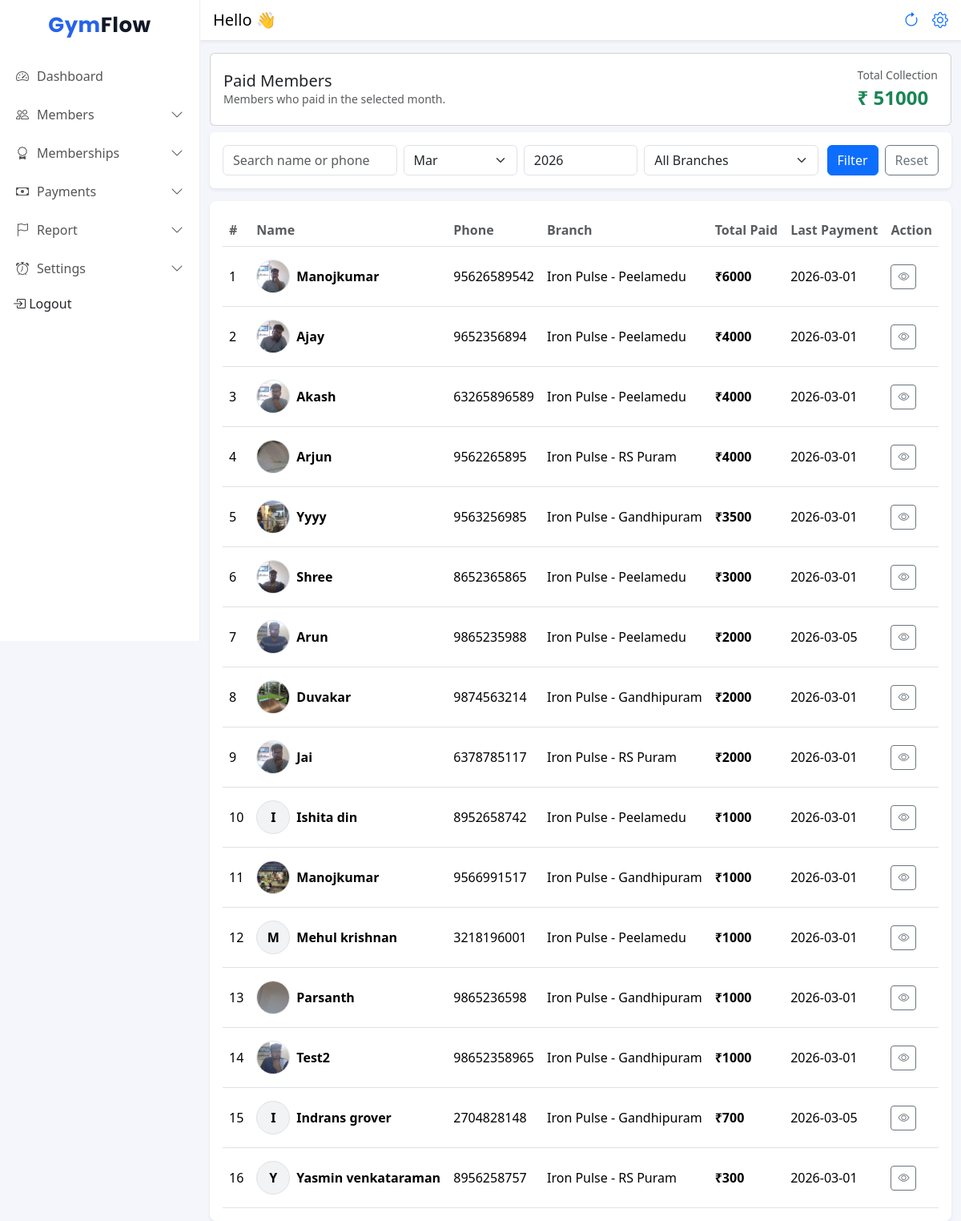
The page /paid-members/ (signed in) on the database its author committed.
### frontend/models.py (models this page shows, shortened)
class Member(models.Model):
    STATUS_CHOICES = (
        ('active', 'Active'),
        ('expiring', 'Expiring Soon'),
        ('expired', 'Expired'),
    )
    is_deleted = models.BooleanField(default=False)
    gym = models.ForeignKey(Gym, on_delete=models.CASCADE, related_name="members")
    branch = models.ForeignKey(Branch, on_delete=models.CASCADE, related_name="members")
    name = models.CharField(max_length=100)
    phone = models.CharField(max_length=15)
    join_date = models.DateField(default=date.today)
    photo = models.ImageField(upload_to="members/", blank=True, null=True)
    plan = models.ForeignKey(MembershipPlan, on_delete=models.SET_NULL, null=True, blank=True)
    start_date = models.DateField(null=True)
    expiry_date = models.DateField()
    security_deposit = models.DecimalField(max_digits=10, decimal_places=2, default=0)
    status = models.CharField(max_length=10, choices=STATUS_CHOICES, default='active')
    created_at = models.DateTimeField(auto_now_add=True)

class Branch(models.Model):
    gym = models.ForeignKey(Gym, on_delete=models.CASCADE, related_name="branches")
    name = models.CharField(max_length=100)
    address = models.TextField(blank=True)
    phone = models.CharField(max_length=15, blank=True)
    created_at = models.DateTimeField(auto_now_add=True)
    class Meta:
        unique_together = ('gym', 'name')  # same gym can't have 2 branches with same name

### frontend/views.py (the view)
# urls.py: path("paid-members/", paid_members_page, name="paid_members_page"),
@login_required
@owner_or_trainer
def paid_members_page(request):
    gym = request.user.gym
    today = date.today()
    month = int(request.GET.get("month", today.month))
    year = int(request.GET.get("year", today.year))
    q = request.GET.get("q", "").strip()
    branch_id = request.GET.get("branch", "").strip()
    payments = (
        Payment.objects
        .filter(gym=gym, payment_date__year=year, payment_date__month=month)
        .select_related("member", "member__branch")
    )
    if branch_id:
        payments = payments.filter(member__branch_id=branch_id)
    if q:
        payments = payments.filter(
            Q(member__name__icontains=q) | Q(member__phone__icontains=q)
        )
    member_totals = (
    payments
    .values("member_id")
    .annotate(
        total_paid=Coalesce(
            Sum("amount"),
            Value(0),
            output_field=DecimalField(max_digits=8, decimal_places=2)
        ),
        last_payment=Max("payment_date"),
    )
)
    total_paid_sq = Subquery(
        member_totals.filter(member_id=OuterRef("pk")).values("total_paid")[:1]
    )
    last_payment_sq = Subquery(
        member_totals.filter(member_id=OuterRef("pk")).values("last_payment")[:1]
    )
    members_qs = (
        Member.objects
        .filter(gym=gym, payments__in=payments, is_deleted=False)
        .select_related("branch", "plan")
        .distinct()
        .annotate(
            total_paid=total_paid_sq,
            last_payment=last_payment_sq,
        )
        .order_by("-total_paid", "name")
    )
    total_collection = payments.aggregate(total=Sum("amount"))["total"] or 0
    branches = Branch.objects.filter(gym=gym).order_by("name")
    context = {
        "paid_members": members_qs,   # ✅ now each item is a Member object
        "branches": branches,
        "q": q,
        "branch_id": branch_id,
        "month": month,
        "year": year,
        "total_collection": total_collection,
    }
    return render(request, "paid_members.html", context)

### frontend/templates/paid_members.html (shortened to what this page needs)
{% extends "base.html" %}
{% load static %}
{% block content %}
<div class="container-fluid">
  <div class="card mt-3">
    <div class="card-body">
      <div class="d-flex justify-content-between align-items-center">
        <div>
          <h5 class="mb-0">Paid Members</h5>
          <div class="text-muted small">
            Members who paid in the selected month.
          </div>
        </div>
        {% if request.user.role == "ADMIN" %}
        <div>
          <div class="text-muted small">Total Collection</div>
          <div class="text-success fs-4 fw-bold">
            ₹ {{ total_collection }}
          </div>
        </div>
        {% endif %}
      </div>
    </div>
  </div>
</div>
  <div class="container-fluid">
    <form method="get">
      <div class="card shadow-sm border-0 mb-3 mt-2">
        <div class="card-body">
          <div class="row g-2">
            <div class="col-12 col-md-3">
              <input class="form-control" name="q" value="{{ q }}" placeholder="Search name or phone">
            </div>
            <div class="col-6 col-md-2">
              <select class="form-select" name="month">
                <option value="3"  {% if month == 3 %}selected{% endif %}>Mar</option>
              </select>
            </div>
            <div class="col-6 col-md-2">
              <input type="number" class="form-control" name="year" value="{{ year }}" min="2020" max="2100">
            </div>
            <div class="col-12 col-md-3">
              <select class="form-select" name="branch">
                <option value="">All Branches</option>
              </select>
            </div>
            <div class="col-12 col-md-2 d-flex justify-content-end gap-2">
              <button class="btn btn-primary" type="submit">Filter</button>
              <a class="btn btn-outline-secondary" href="{% url 'paid_members_page' %}">Reset</a>
            </div>
          </div>
        </div>
      </div>
    </form>
  </div>
  <div class="container-fluid">
    <div class="card shadow-sm border-0 rounded-3">
      <div class="card-body">
        <div class="table-responsive">
          <table class="table table-hover align-middle">
            <thead>
              <tr>
                <th class="fw-semibold text-muted" >#</th>
                <th class="fw-semibold text-muted" >Name</th>
                <th class="fw-semibold text-muted" >Phone</th>
                <th class="fw-semibold text-muted" >Branch</th>
                <th class="fw-semibold text-muted" >Total Paid</th>
                <th class="fw-semibold text-muted" >Last Payment</th>
                <th class="fw-semibold text-muted" >Action</th>
              </tr>
            </thead>
            <tbody>
              {% for r in paid_members %}
              <tr>
                  <td class="py-3">{{ forloop.counter }}</td>
                  <td class="py-3">
                      <div class="d-flex align-items-center gap-2">
                          {% if r.photo %}
                              <img src="{{ r.photo.url }}"
                                   alt="{{ r.name }}"
                                   width="42"
                                   height="42"
                                   class="rounded-circle border"
                                   style="object-fit: cover;">
                          {% else %}
                              <div class="rounded-circle border d-flex align-items-center justify-content-center"
                                   style="width:42px;height:42px;background:#f1f3f5;font-weight:600;">
                                  {{ r.name|slice:":1"|upper }}
                              </div>
                          {% endif %}
                          <div class="fw-semibold">{{ r.name }}</div>
                      </div>
                  </td>
                  <td class="py-3">{{ r.phone }}</td>
                  <td class="py-3">{{ r.branch.name }}</td>
                  <td class="py-3 fw-semibold">₹{{ r.total_paid|default:0 }}</td>
                  <td class="py-3">
                      {{ r.last_payment|date:"Y-m-d" }}
                  </td>
                  <td class="py-3">
                      <button type="button"
                              class="btn btn-outline-secondary btn-sm"
                              onclick="openMemberDetails('{{ r.id }}')">
                          <i class="bi bi-eye"></i>
                      </button>
                  </td>
              </tr>
              {% empty %}
              <tr>
                  <td colspan="7" class="text-center py-4">
                      No paid members found for this month
                  </td>
              </tr>
              {% endfor %}
              </tbody>
          </table>
        </div>
      </div>
    </div>
  </div>
</div>
{% endblock %}

### frontend/static/css/dashboard.css (style rules this page uses)
body { background-color: #f5f7fb; overflow-x: hidden; }
.table { margin-bottom: 0; }

### frontend/templates/base.html (style rules this page uses)
body { background: #f4f6fb; }

### rows shown on the page
Member: photo (picture), name "Manojkumar", phone "95626589542", branch.name "Iron Pulse - Peelamedu", total_paid "6000", last_payment "2026-03-01"
Member: photo (picture), name "Ajay", phone "9652356894", branch.name "Iron Pulse - Peelamedu", total_paid "4000", last_payment "2026-03-01"
Member: photo (picture), name "Akash", phone "63265896589", branch.name "Iron Pulse - Peelamedu", total_paid "4000", last_payment "2026-03-01"
Member: photo (picture), name "Arjun", phone "9562265895", branch.name "Iron Pulse - RS Puram", total_paid "4000", last_payment "2026-03-01"
Member: photo (picture), name "Yyyy", phone "9563256985", branch.name "Iron Pulse - Gandhipuram", total_paid "3500", last_payment "2026-03-01"
Member: photo (picture), name "Shree", phone "8652365865", branch.name "Iron Pulse - Peelamedu", total_paid "3000", last_payment "2026-03-01"
Member: photo (picture), name "Arun", phone "9865235988", branch.name "Iron Pulse - Peelamedu", total_paid "2000", last_payment "2026-03-05"
Member: photo (picture), name "Duvakar", phone "9874563214", branch.name "Iron Pulse - Gandhipuram", total_paid "2000", last_payment "2026-03-01"
Member: photo (picture), name "Jai", phone "6378785117", branch.name "Iron Pulse - RS Puram", total_paid "2000", last_payment "2026-03-01"
Member: name "I", name "Ishita din", phone "8952658742", branch.name "Iron Pulse - Peelamedu", total_paid "1000", last_payment "2026-03-01"
Member: photo (picture), name "Manojkumar", phone "9566991517", branch.name "Iron Pulse - Gandhipuram", total_paid "1000", last_payment "2026-03-01"
Member: name "M", name "Mehul krishnan", phone "3218196001", branch.name "Iron Pulse - Peelamedu", total_paid "1000", last_payment "2026-03-01"
Member: photo (picture), name "Parsanth", phone "9865236598", branch.name "Iron Pulse - Gandhipuram", total_paid "1000", last_payment "2026-03-01"
Member: photo (picture), name "Test2", phone "98652358965", branch.name "Iron Pulse - Gandhipuram", total_paid "1000", last_payment "2026-03-01"
Member: name "I", name "Indrans grover", phone "2704828148", branch.name "Iron Pulse - Gandhipuram", total_paid "700", last_payment "2026-03-05"
Member: name "Y", name "Yasmin venkataraman", phone "8956258757", branch.name "Iron Pulse - RS Puram", total_paid "300", last_payment "2026-03-01"

### other values the page prints
{{ total_collection }} "51000"
